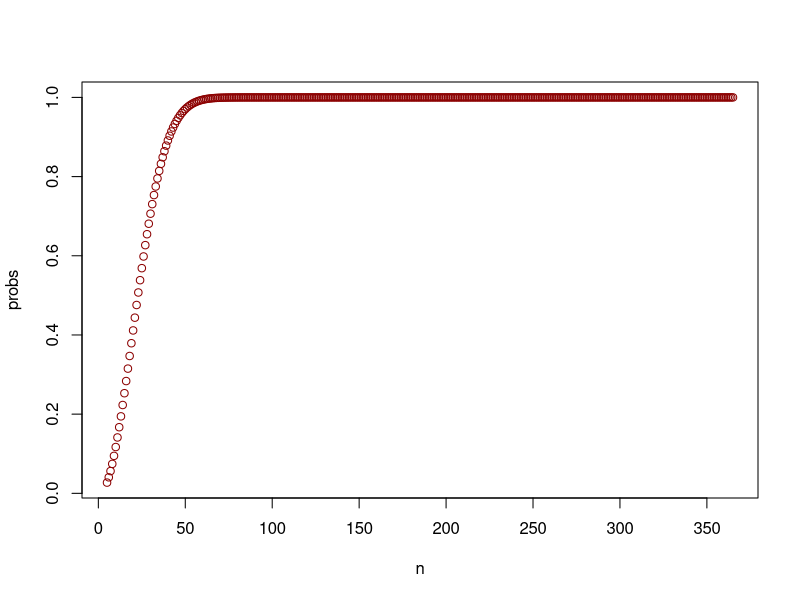

Here is the R script that generated this plot:
n <- seq(5, 365, by = 1)
probs <- sapply(n , 
                function(t) {
                  obs <- seq(365, by = -1, length.out = t) / 365
                  prob <- 1 - prod(obs)
                  
                }
)
plot(n, probs, col = "red4")
